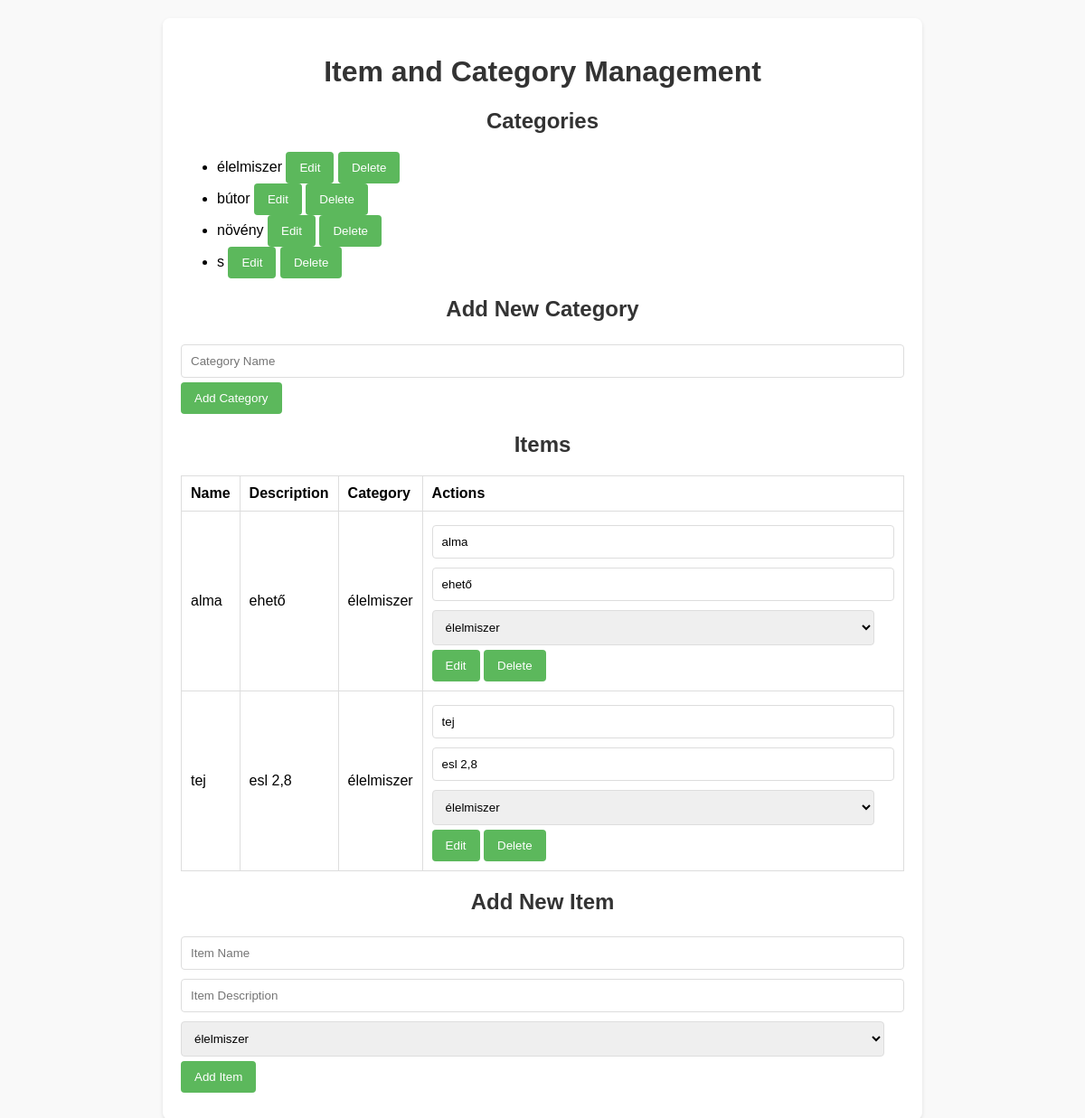
The app's page /, older data.
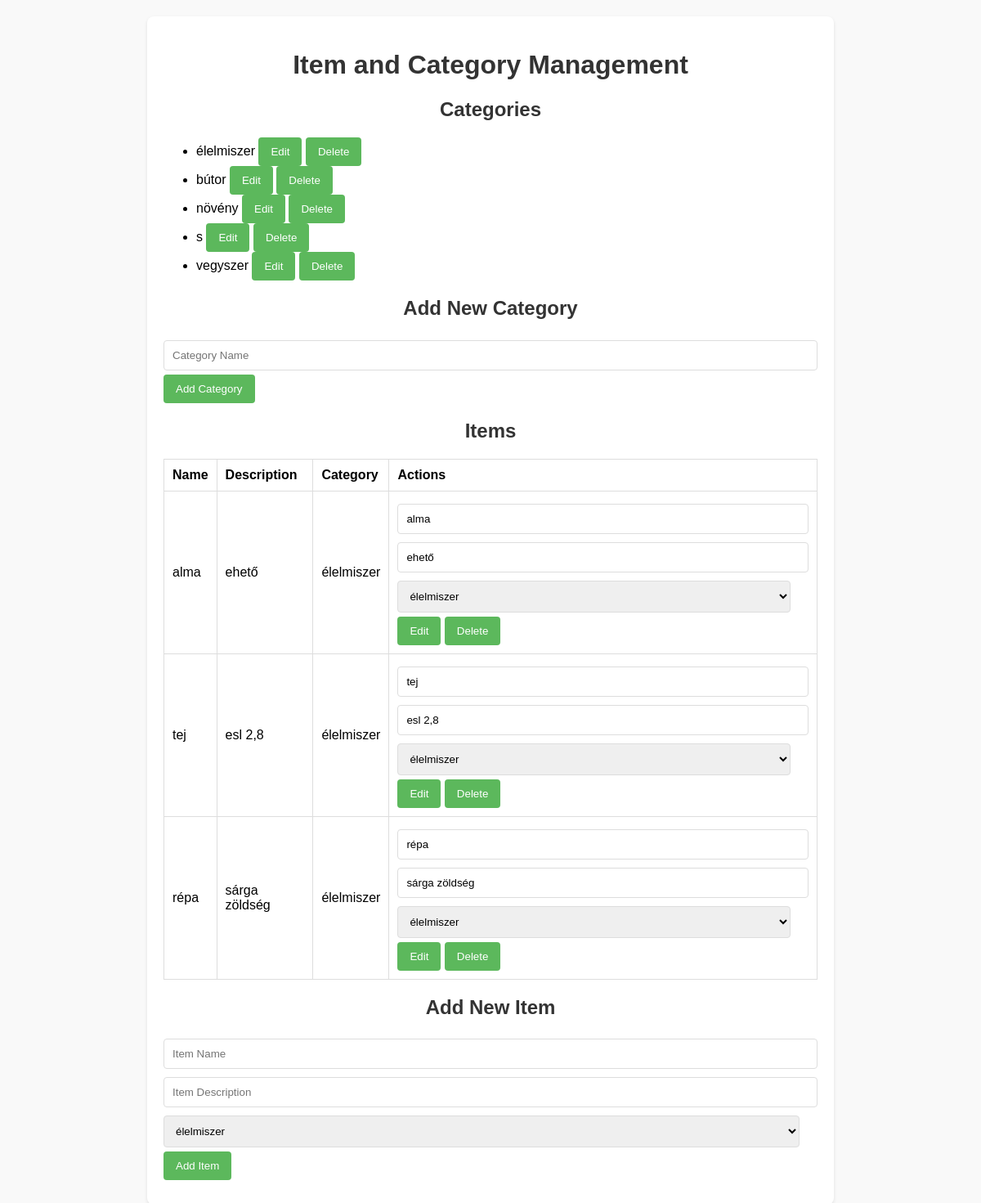
The same page, newer data.
### app.py (models this page shows)
class Category(db.Model):
    id = db.Column(db.Integer, primary_key=True)
    name = db.Column(db.String(80), unique=True, nullable=False)
    items = db.relationship('Item', backref='category', lazy=True)

class Item(db.Model):
    id = db.Column(db.Integer, primary_key=True)
    name = db.Column(db.String(80), nullable=False)
    description = db.Column(db.String(200))
    category_id = db.Column(db.Integer, db.ForeignKey('category.id'))

### app.py (the view)
@app.route('/')
def index():
    categories = Category.query.all()
    items = Item.query.all()
    return render_template('index.html', categories=categories, items=items)

### templates/index.html (shortened to what this page needs)
<!DOCTYPE html>
<html lang="en">
<head>
    <link rel="stylesheet" href="{{ url_for('static', filename='styles.css') }}">
</head>
<body>
    <div class="container">
        <h1>Item and Category Management</h1>
        <h2>Categories</h2>
        <ul>
            {% for category in categories %}
                <li>
                    {{ category.name }}
                    <form action="/categories/{{ category.id }}/edit" method="GET" style="display:inline;">
                        <button type="submit">Edit</button>
                    </form>
                    <form action="/categories/{{ category.id }}/delete" method="POST" style="display:inline;">
                        <button type="submit">Delete</button>
                    </form>
                </li>
            {% endfor %}
        </ul>
        <h2>Add New Category</h2>
        <form action="/categories" method="POST">
            <input type="text" name="name" placeholder="Category Name" required>
            <button type="submit">Add Category</button>
        </form>
        <h2>Items</h2>
        <table>
            <thead>
                <tr>
                    <th>Name</th>
                    <th>Description</th>
                    <th>Category</th>
                    <th>Actions</th>
                </tr>
            </thead>
            <tbody>
                {% for item in items %}
                    <tr>
                        <td>{{ item.name }}</td>
                        <td>{{ item.description }}</td>
                        <td>{{ item.category.name }}</td>
                        <td>
                            <form action="/items/{{ item.id }}/edit" method="POST" style="display:inline;">
                                <input type="text" name="name" value="{{ item.name }}" required>
                                <input type="text" name="description" value="{{ item.description }}" required>
                                <select name="category_id">
                                    {% for category in categories %}
                                        <option value="{{ category.id }}" {% if category.id == item.category_id %}selected{% endif %}>
                                            {{ category.name }}
                                        </option>
                                    {% endfor %}
                                </select>
                                <button type="submit">Edit</button>
                            </form>
                            <form action="/items/{{ item.id }}/delete" method="POST" style="display:inline;">
                                <button type="submit">Delete</button>
                            </form>
                        </td>
                    </tr>
                {% endfor %}
            </tbody>
        </table>
        <h2>Add New Item</h2>
        <form action="/items" method="POST">
            <input type="text" name="name" placeholder="Item Name" required>
            <input type="text" name="description" placeholder="Item Description" required>
            <select name="category_id" required>
                {% for category in categories %}
                    <option value="{{ category.id }}">{{ category.name }}</option>
                {% endfor %}
            </select>
            <button type="submit">Add Item</button>
        </form>
    </div>
</body>
</html>

### static/styles.css (style rules this page uses)
body { font-family: Arial, sans-serif; margin: 20px; padding: 0; background-color: #f9f9f9; }
.container { max-width: 800px; margin: 0 auto; background-color: #ffffff; padding: 20px; border-radius: 8px; box-shadow: 0 2px 4px rgba(0, 0, 0, 0.1); }
h1, h2 { color: #333; text-align: center; }
table { width: 100%; border-collapse: collapse; margin: 20px 0; background-color: #fff; }
table, th, td { border: 1px solid #ddd; }
th, td { padding: 10px; text-align: left; }
form { margin: 10px 0; }
input[type="text"], select { padding: 10px; margin: 5px 0; width: calc(100% - 22px); border: 1px solid #ddd; border-radius: 4px; }
button { padding: 10px 15px; background-color: #5cb85c; color: white; border: none; border-radius: 4px; cursor: pointer; }

Row changes from the older to the newer data that the page shows:
added Category: name "vegyszer"
added Item: name "répa", description "sárga zöldség", category.name "élelmiszer", category_id "élelmiszer"
